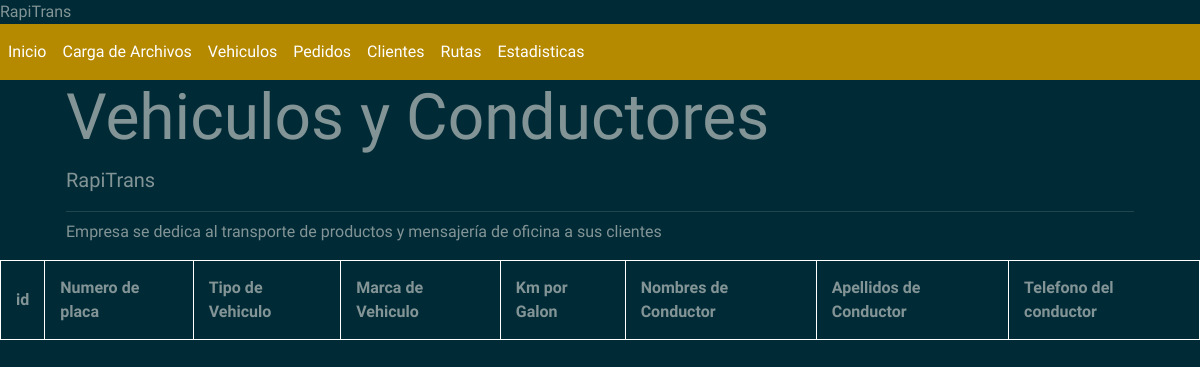
/datosVehiculos.php, run on an earlier commit of the app's database.
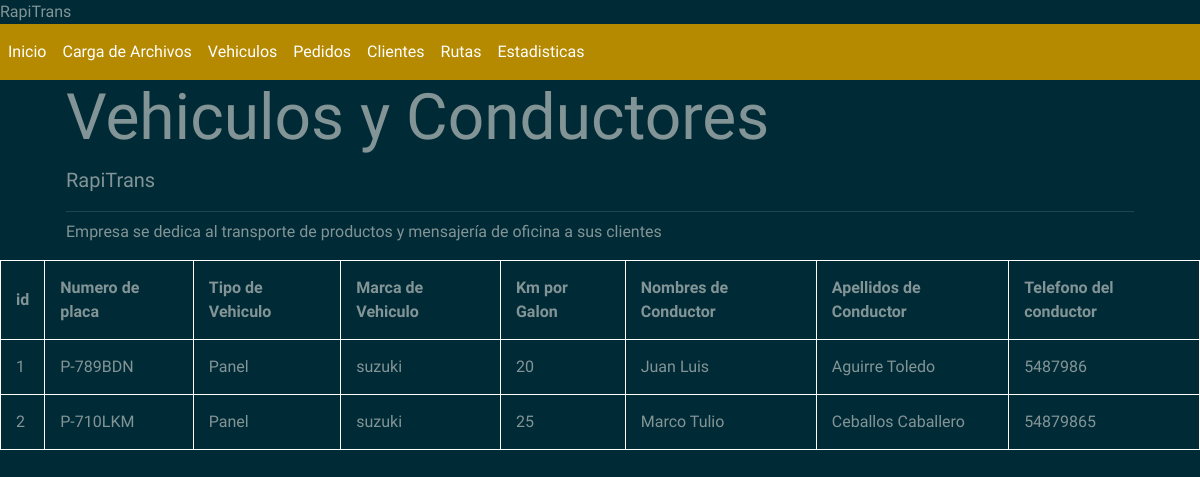
And on a later commit of the database.
### tables this page shows
CREATE TABLE `vehicle` (
  `id` int(11) NOT NULL,
  `placa` varchar(15) NOT NULL,
  `vehiculo` varchar(25) NOT NULL,
  `marca` varchar(25) NOT NULL,
  `galon` int(20) NOT NULL,
  `nombre` varchar(100) NOT NULL,
  `apellido` varchar(100) NOT NULL,
  `telefono` int(8) NOT NULL
);

### datosVehiculos.php (the view, shortened to what this page needs)
<?php
$conn = mysqli_connect('localhost', 'root', '', 'bdatos');
?>
<!DOCTYPE html>
<html lang="en">
<head>
    <link rel="stylesheet" href="./css/bootstrap.min.css" />
</head>
<body>
    RapiTrans
    <?php
require'templas.php';
?>
    <div class="container">
        <div class="row">
            <div class="jumbotron jumbotron-fluid">
                <div class="container">
                    <h1 class="display-3">Vehiculos y Conductores</h1>
                    <p class="lead">RapiTrans</p>
                    <hr class="my-2">
                    <p>Empresa se dedica al transporte de productos y mensajería de oficina a sus clientes</p>
                </div>
            </div>
        </div>
    </div>
    <table>
        <tr>
            <th>id</th>
            <th>Numero de placa</th>
            <th>Tipo de Vehiculo</th>
            <th>Marca de Vehiculo</th>
            <th>Km por Galon</th>
            <th>Nombres de Conductor</th>
            <th>Apellidos de Conductor</th>
            <th>Telefono del conductor</th>
        </tr>
        <?php
        $sql = "SELECT * from vehicle";
        $resultado = mysqli_query($conn, $sql);
        while($mostrar=mysqli_fetch_array($resultado)){
        ?>
        <tr>
        <td><?php echo $mostrar['id'] ?></td>
        <td><?php echo $mostrar['placa'] ?></td>
        <td><?php echo $mostrar['vehiculo'] ?></td>
        <td><?php echo $mostrar['marca'] ?></td>
        <td><?php echo $mostrar['galon'] ?></td>
        <td><?php echo $mostrar['nombre'] ?></td>
        <td><?php echo $mostrar['apellido'] ?></td>
        <td><?php echo $mostrar['telefono'] ?></td>
        </tr>
        <?php
        }
        ?>
    </table>
</body>
</html>

### templas.php
<html>
<nav class="navbar navbar-expand-lg navbar-dark bg-primary">
        <div class="nav navbar-nav">
            <a class="nav-item nav-link active" href="menu.php" role="button">Inicio</a>
            <a class="nav-item nav-link active" href="CargaArchivo.php" role="button">Carga de Archivos</a>
            <a class="nav-item nav-link active" href="vehiculo.php" role="button">Vehiculos</a>
            <a class="nav-item nav-link active" href="cliente.php" role="button">Pedidos</a>
            <a class="nav-item nav-link active" href="clientes.php" role="button">Clientes</a>
            <a class="nav-item nav-link active" href="rutas.html" role="button">Rutas</a>
            <a class="nav-item nav-link active" href="estadisticas.php" role="button">Estadisticas</a>
        </div>
    </nav>
</html>

### datosVehiculos.php (style rules this page uses)
table, th, td { border: 1px solid white; border-collapse: collapse; }
th, td { padding: 15px }

What changed in the data, as far as the page shows it:
added vehicle: id "1", placa "P-789BDN", vehiculo "Panel", marca "suzuki", galon "20", nombre "Juan Luis", apellido "Aguirre Toledo", telefono "5487986"
added vehicle: id "2", placa "P-710LKM", vehiculo "Panel", marca "suzuki", galon "25", nombre "Marco Tulio", apellido "Ceballos Caballero", telefono "54879865"
